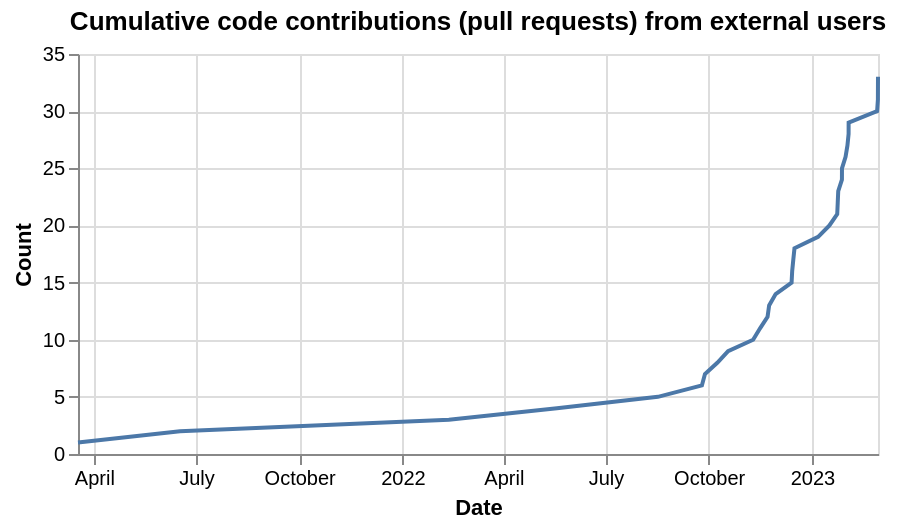

Write a Vega-Lite specification for this figure.
### Vega-Lite specification from a JSON file in a GitHub repository (floating-point values rounded to 4 significant figures)
{"config": {"view": {"continuousWidth": 400, "continuousHeight": 300}}, "data": {"name": "data-e1a35feb00fb8059001eecfdc86f48e0"}, "mark": "line", "encoding": {"x": {"axis": {"title": "Date"}, "field": "interaction_createdAt", "type": "temporal"}, "y": {"axis": {"title": "Count"}, "field": "cumulative_count", "type": "quantitative"}}, "height": 200, "title": "Cumulative code contributions (pull requests) from external users", "transform": [{"window": [{"op": "count", "as": "cumulative_count"}], "sort": [{"field": "interaction_createdAt"}]}], "$schema": "https://vega.github.io/schema/vega-lite/v4.17.0.json", "datasets": {"data-e1a35feb00fb8059001eecfdc86f48e0": [{"interaction_createdAt": "2021-03-17T20:21:39+00:00"}, {"interaction_createdAt": "2021-06-16T18:28:24+00:00"}, {"interaction_createdAt": "2022-02-11T09:53:46+00:00"}, {"interaction_createdAt": "2022-05-18T18:04:27+00:00"}, {"interaction_createdAt": "2022-08-16T17:37:01+00:00"}, {"interaction_createdAt": "2022-09-24T22:36:24+00:00"}, {"interaction_createdAt": "2022-09-27T16:19:28+00:00"}, {"interaction_createdAt": "2022-10-08T21:21:56+00:00"}, {"interaction_createdAt": "2022-10-18T06:43:35+00:00"}, {"interaction_createdAt": "2022-11-09T14:34:37+00:00"}, {"interaction_createdAt": "2022-11-15T19:00:46+00:00"}, {"interaction_createdAt": "2022-11-22T11:34:32+00:00"}, {"interaction_createdAt": "2022-11-23T20:58:35+00:00"}, {"interaction_createdAt": "2022-11-29T16:09:16+00:00"}, {"interaction_createdAt": "2022-12-13T21:07:40+00:00"}, {"interaction_createdAt": "2022-12-14T10:04:50+00:00"}, {"interaction_createdAt": "2022-12-15T09:47:26+00:00"}, {"interaction_createdAt": "2022-12-16T11:00:11+00:00"}, {"interaction_createdAt": "2023-01-06T13:22:22+00:00"}, {"interaction_createdAt": "2023-01-16T15:16:03+00:00"}, {"interaction_createdAt": "2023-01-23T13:33:49+00:00"}, {"interaction_createdAt": "2023-01-24T00:37:28+00:00"}, {"interaction_createdAt": "2023-01-24T11:08:39+00:00"}, {"interaction_createdAt": "2023-01-27T18:18:48+00:00"}, {"interaction_createdAt": "2023-01-27T19:22:02+00:00"}, {"interaction_createdAt": "2023-01-31T00:10:12+00:00"}, {"interaction_createdAt": "2023-02-01T16:20:17+00:00"}, {"interaction_createdAt": "2023-02-02T16:50:51+00:00"}, {"interaction_createdAt": "2023-02-02T17:44:38+00:00"}, {"interaction_createdAt": "2023-02-28T03:09:35+00:00"}, {"interaction_createdAt": "2023-02-28T19:36:22+00:00"}, {"interaction_createdAt": "2023-02-28T20:36:45+00:00"}, {"interaction_createdAt": "2023-02-28T21:53:12+00:00"}]}}
